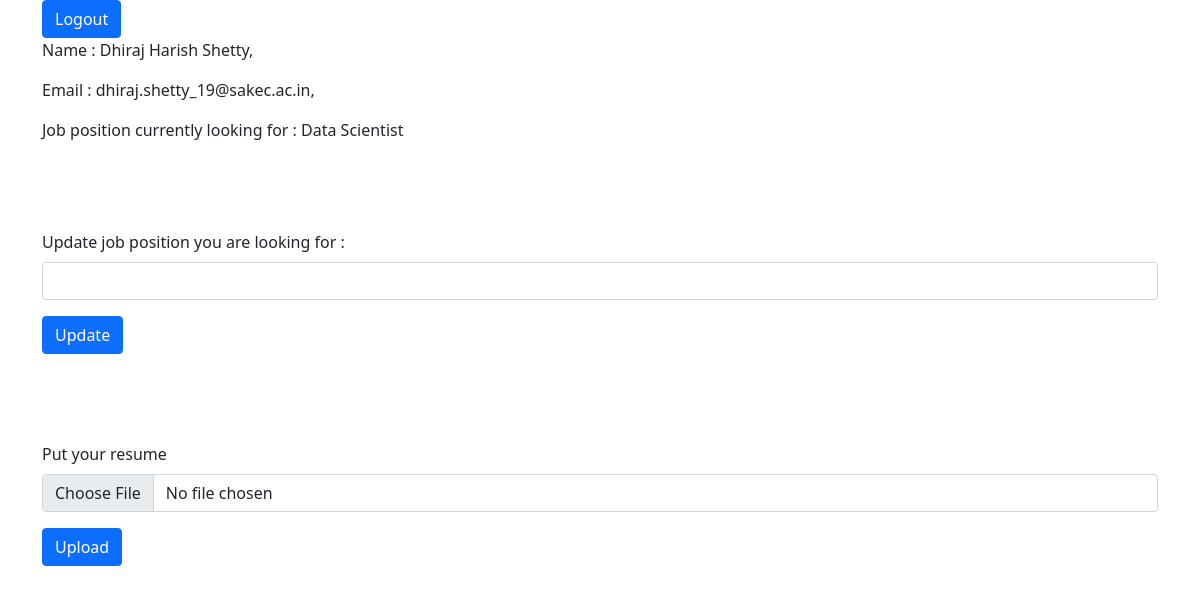
The app's page /profile (signed in) with its own data.
### app.py (models this page shows)
class User(db.Model):
    sno = db.Column(db.Integer, primary_key=True)
    name = db.Column(db.String(200), nullable=False)
    username = db.Column(db.String(200), unique=True)
    password = db.Column(db.String(200), nullable=False)
    resume = db.Column(db.String(200), nullable=True)
    position = db.Column(db.String(200), nullable=True)

### app.py (the view)
@app.route("/profile")
def profile():
    if 'username' in session:
        username = session['username']
        user = User.query.filter_by(username=username).first()
        return render_template('profile.html', user=user)
    return redirect(url_for('userlogin'))

### templates/profile.html (shortened to what this page needs)
<!DOCTYPE html>
<html lang="en">
<head>
    <link href="https://cdn.jsdelivr.net/npm/bootstrap@5.1.1/dist/css/bootstrap.min.css" rel="stylesheet"
 />
    <link rel="stylesheet" href="{{url_for('static', filename='css/profile.css')}}" />
</head>
<body>
    <div class="container">
        <a class="btn btn-primary" href="/logoutuser">Logout</a>
        <p>Name : {{user.name}},</p>
        <p>Email : {{user.username}},</p>
        <div id='jobposition'>
            {% if user.position %}
            <p>Job position currently looking for : {{user.position}}</p>
            {% endif %}
        </div>
        <br><br><br>
        <form id='searchingjobposition'>
            <div class="mb-3">
                <label for="job" class="form-label">Update job position you are looking for : </label>
                <input class="form-control" type="text" name='position' id="job" required>
            </div>
            <button type="submit" class="btn btn-primary mb-3">Update</button>
        </form>
        <br><br><br>
        <form id='insertresume'>
            <div class="mb-3">
                <label for="formFile" class="form-label">Put your resume</label>
                <input class="form-control" type="file" name='file' id="formFile" required>
            </div>
            <button type="submit" class="btn btn-primary mb-3">Upload</button>
        </form>
    </div>
</body>
</html>

### records on screen
User: name "Dhiraj Harish Shetty", username "dhiraj.shetty_19@sakec.ac.in", position "Data Scientist"
